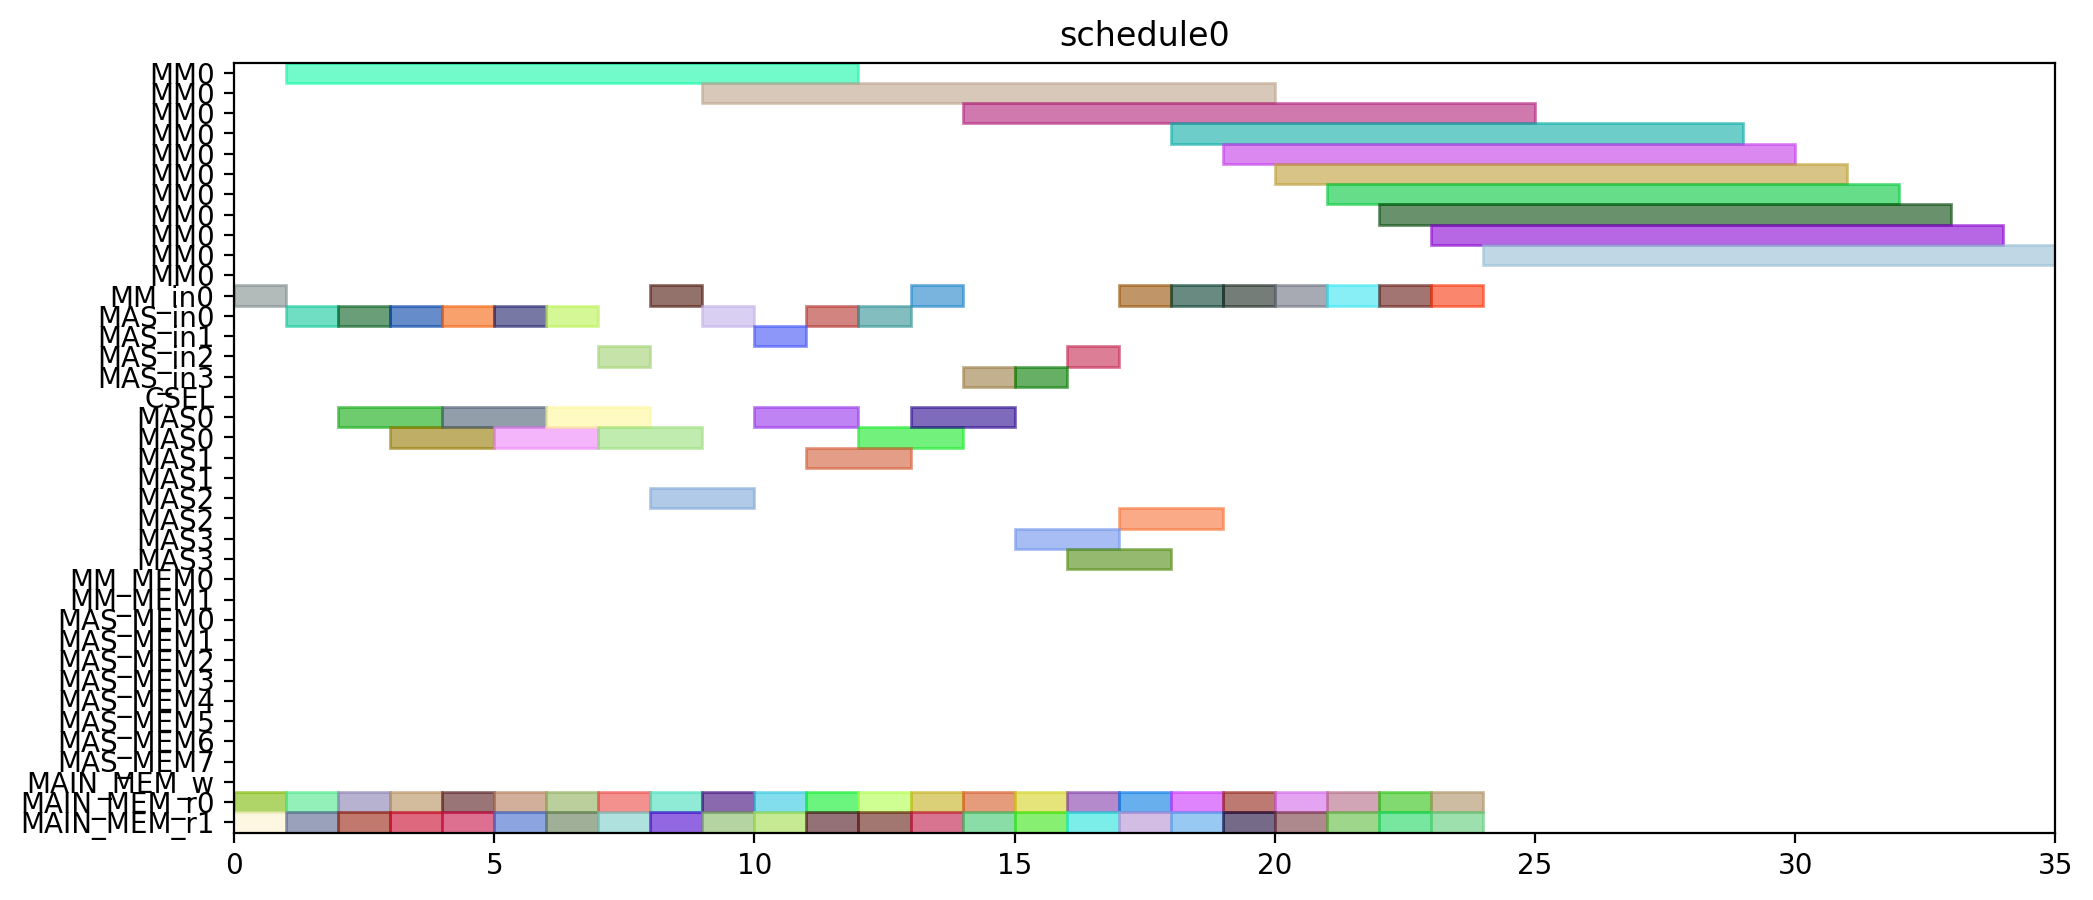

This figure's Python source:
from pyschedule import Scenario, solvers, plotters, alt


def solve():
	horizon = 120
	S = Scenario("schedule0", horizon=horizon)

	# resource
	MM = S.Resources('MM', num=1, size=11)
	MM_in = S.Resources('MM_in', num=1)
	MAS_in = S.Resources('MAS_in', num=4)
	CSEL = S.Resource('CSEL')
	MAS = S.Resources('MAS', num=4, size=2, periods=range(1, horizon))
	MM_MEM = S.Resources('MM_MEM', num=2)
	MAS_MEM = S.Resources('MAS_MEM', num=8)
	MAIN_MEM_w = S.Resource('MAIN_MEM_w', size=1)
	MAIN_MEM_r = S.Resources('MAIN_MEM_r', num=2)

	# result of previous scheduling

	# new tasks
	t0_t0 = S.Task('t0_t0', length=2, delay_cost=1)
	t0_t0 += alt(MAS)
	t0_t0_in = S.Task('t0_t0_in', length=1, delay_cost=1)
	t0_t0_in += alt(MAS_in)
	S += t0_t0_in*MAS_in[0]<=t0_t0*MAS[0]

	S += t0_t0_in*MAS_in[1]<=t0_t0*MAS[1]

	S += t0_t0_in*MAS_in[2]<=t0_t0*MAS[2]

	S += t0_t0_in*MAS_in[3]<=t0_t0*MAS[3]

	t0_t0_mem0 = S.Task('t0_t0_mem0', length=1, delay_cost=1)
	t0_t0_mem0 += MAIN_MEM_r[0]
	S += t0_t0_mem0 <= t0_t0

	t0_t0_mem1 = S.Task('t0_t0_mem1', length=1, delay_cost=1)
	t0_t0_mem1 += MAIN_MEM_r[1]
	S += t0_t0_mem1 <= t0_t0

	t0_t1 = S.Task('t0_t1', length=2, delay_cost=1)
	t0_t1 += alt(MAS)
	t0_t1_in = S.Task('t0_t1_in', length=1, delay_cost=1)
	t0_t1_in += alt(MAS_in)
	S += t0_t1_in*MAS_in[0]<=t0_t1*MAS[0]

	S += t0_t1_in*MAS_in[1]<=t0_t1*MAS[1]

	S += t0_t1_in*MAS_in[2]<=t0_t1*MAS[2]

	S += t0_t1_in*MAS_in[3]<=t0_t1*MAS[3]

	t0_t1_mem0 = S.Task('t0_t1_mem0', length=1, delay_cost=1)
	t0_t1_mem0 += MAIN_MEM_r[0]
	S += t0_t1_mem0 <= t0_t1

	t0_t1_mem1 = S.Task('t0_t1_mem1', length=1, delay_cost=1)
	t0_t1_mem1 += MAIN_MEM_r[1]
	S += t0_t1_mem1 <= t0_t1

	t0_t3 = S.Task('t0_t3', length=11, delay_cost=1)
	t0_t3 += alt(MM)
	t0_t3_in = S.Task('t0_t3_in', length=1, delay_cost=1)
	t0_t3_in += alt(MM_in)
	S += t0_t3_in*MM_in[0]<=t0_t3*MM[0]
	t0_t3_mem0 = S.Task('t0_t3_mem0', length=1, delay_cost=1)
	t0_t3_mem0 += MAIN_MEM_r[0]
	S += t0_t3_mem0 <= t0_t3

	t0_t3_mem1 = S.Task('t0_t3_mem1', length=1, delay_cost=1)
	t0_t3_mem1 += MAIN_MEM_r[1]
	S += t0_t3_mem1 <= t0_t3

	t10 = S.Task('t10', length=2, delay_cost=1)
	t10 += alt(MAS)
	t10_in = S.Task('t10_in', length=1, delay_cost=1)
	t10_in += alt(MAS_in)
	S += t10_in*MAS_in[0]<=t10*MAS[0]

	S += t10_in*MAS_in[1]<=t10*MAS[1]

	S += t10_in*MAS_in[2]<=t10*MAS[2]

	S += t10_in*MAS_in[3]<=t10*MAS[3]

	t10_mem0 = S.Task('t10_mem0', length=1, delay_cost=1)
	t10_mem0 += MAIN_MEM_r[0]
	S += t10_mem0 <= t10

	t10_mem1 = S.Task('t10_mem1', length=1, delay_cost=1)
	t10_mem1 += MAIN_MEM_r[1]
	S += t10_mem1 <= t10

	t11 = S.Task('t11', length=2, delay_cost=1)
	t11 += alt(MAS)
	t11_in = S.Task('t11_in', length=1, delay_cost=1)
	t11_in += alt(MAS_in)
	S += t11_in*MAS_in[0]<=t11*MAS[0]

	S += t11_in*MAS_in[1]<=t11*MAS[1]

	S += t11_in*MAS_in[2]<=t11*MAS[2]

	S += t11_in*MAS_in[3]<=t11*MAS[3]

	t11_mem0 = S.Task('t11_mem0', length=1, delay_cost=1)
	t11_mem0 += MAIN_MEM_r[0]
	S += t11_mem0 <= t11

	t11_mem1 = S.Task('t11_mem1', length=1, delay_cost=1)
	t11_mem1 += MAIN_MEM_r[1]
	S += t11_mem1 <= t11

	t3_t0 = S.Task('t3_t0', length=11, delay_cost=1)
	t3_t0 += alt(MM)
	t3_t0_in = S.Task('t3_t0_in', length=1, delay_cost=1)
	t3_t0_in += alt(MM_in)
	S += t3_t0_in*MM_in[0]<=t3_t0*MM[0]
	t3_t0_mem0 = S.Task('t3_t0_mem0', length=1, delay_cost=1)
	t3_t0_mem0 += MAIN_MEM_r[0]
	S += t3_t0_mem0 <= t3_t0

	t3_t0_mem1 = S.Task('t3_t0_mem1', length=1, delay_cost=1)
	t3_t0_mem1 += MAIN_MEM_r[1]
	S += t3_t0_mem1 <= t3_t0

	t3_t1 = S.Task('t3_t1', length=11, delay_cost=1)
	t3_t1 += alt(MM)
	t3_t1_in = S.Task('t3_t1_in', length=1, delay_cost=1)
	t3_t1_in += alt(MM_in)
	S += t3_t1_in*MM_in[0]<=t3_t1*MM[0]
	t3_t1_mem0 = S.Task('t3_t1_mem0', length=1, delay_cost=1)
	t3_t1_mem0 += MAIN_MEM_r[0]
	S += t3_t1_mem0 <= t3_t1

	t3_t1_mem1 = S.Task('t3_t1_mem1', length=1, delay_cost=1)
	t3_t1_mem1 += MAIN_MEM_r[1]
	S += t3_t1_mem1 <= t3_t1

	t3_t2 = S.Task('t3_t2', length=2, delay_cost=1)
	t3_t2 += alt(MAS)
	t3_t2_in = S.Task('t3_t2_in', length=1, delay_cost=1)
	t3_t2_in += alt(MAS_in)
	S += t3_t2_in*MAS_in[0]<=t3_t2*MAS[0]

	S += t3_t2_in*MAS_in[1]<=t3_t2*MAS[1]

	S += t3_t2_in*MAS_in[2]<=t3_t2*MAS[2]

	S += t3_t2_in*MAS_in[3]<=t3_t2*MAS[3]

	t3_t2_mem0 = S.Task('t3_t2_mem0', length=1, delay_cost=1)
	t3_t2_mem0 += MAIN_MEM_r[0]
	S += t3_t2_mem0 <= t3_t2

	t3_t2_mem1 = S.Task('t3_t2_mem1', length=1, delay_cost=1)
	t3_t2_mem1 += MAIN_MEM_r[1]
	S += t3_t2_mem1 <= t3_t2

	t3_t3 = S.Task('t3_t3', length=2, delay_cost=1)
	t3_t3 += alt(MAS)
	t3_t3_in = S.Task('t3_t3_in', length=1, delay_cost=1)
	t3_t3_in += alt(MAS_in)
	S += t3_t3_in*MAS_in[0]<=t3_t3*MAS[0]

	S += t3_t3_in*MAS_in[1]<=t3_t3*MAS[1]

	S += t3_t3_in*MAS_in[2]<=t3_t3*MAS[2]

	S += t3_t3_in*MAS_in[3]<=t3_t3*MAS[3]

	t3_t3_mem0 = S.Task('t3_t3_mem0', length=1, delay_cost=1)
	t3_t3_mem0 += MAIN_MEM_r[0]
	S += t3_t3_mem0 <= t3_t3

	t3_t3_mem1 = S.Task('t3_t3_mem1', length=1, delay_cost=1)
	t3_t3_mem1 += MAIN_MEM_r[1]
	S += t3_t3_mem1 <= t3_t3

	t4_t0 = S.Task('t4_t0', length=2, delay_cost=1)
	t4_t0 += alt(MAS)
	t4_t0_in = S.Task('t4_t0_in', length=1, delay_cost=1)
	t4_t0_in += alt(MAS_in)
	S += t4_t0_in*MAS_in[0]<=t4_t0*MAS[0]

	S += t4_t0_in*MAS_in[1]<=t4_t0*MAS[1]

	S += t4_t0_in*MAS_in[2]<=t4_t0*MAS[2]

	S += t4_t0_in*MAS_in[3]<=t4_t0*MAS[3]

	t4_t0_mem0 = S.Task('t4_t0_mem0', length=1, delay_cost=1)
	t4_t0_mem0 += MAIN_MEM_r[0]
	S += t4_t0_mem0 <= t4_t0

	t4_t0_mem1 = S.Task('t4_t0_mem1', length=1, delay_cost=1)
	t4_t0_mem1 += MAIN_MEM_r[1]
	S += t4_t0_mem1 <= t4_t0

	t4_t1 = S.Task('t4_t1', length=2, delay_cost=1)
	t4_t1 += alt(MAS)
	t4_t1_in = S.Task('t4_t1_in', length=1, delay_cost=1)
	t4_t1_in += alt(MAS_in)
	S += t4_t1_in*MAS_in[0]<=t4_t1*MAS[0]

	S += t4_t1_in*MAS_in[1]<=t4_t1*MAS[1]

	S += t4_t1_in*MAS_in[2]<=t4_t1*MAS[2]

	S += t4_t1_in*MAS_in[3]<=t4_t1*MAS[3]

	t4_t1_mem0 = S.Task('t4_t1_mem0', length=1, delay_cost=1)
	t4_t1_mem0 += MAIN_MEM_r[0]
	S += t4_t1_mem0 <= t4_t1

	t4_t1_mem1 = S.Task('t4_t1_mem1', length=1, delay_cost=1)
	t4_t1_mem1 += MAIN_MEM_r[1]
	S += t4_t1_mem1 <= t4_t1

	t4_t3 = S.Task('t4_t3', length=11, delay_cost=1)
	t4_t3 += alt(MM)
	t4_t3_in = S.Task('t4_t3_in', length=1, delay_cost=1)
	t4_t3_in += alt(MM_in)
	S += t4_t3_in*MM_in[0]<=t4_t3*MM[0]
	t4_t3_mem0 = S.Task('t4_t3_mem0', length=1, delay_cost=1)
	t4_t3_mem0 += MAIN_MEM_r[0]
	S += t4_t3_mem0 <= t4_t3

	t4_t3_mem1 = S.Task('t4_t3_mem1', length=1, delay_cost=1)
	t4_t3_mem1 += MAIN_MEM_r[1]
	S += t4_t3_mem1 <= t4_t3

	t5_t0 = S.Task('t5_t0', length=11, delay_cost=1)
	t5_t0 += alt(MM)
	t5_t0_in = S.Task('t5_t0_in', length=1, delay_cost=1)
	t5_t0_in += alt(MM_in)
	S += t5_t0_in*MM_in[0]<=t5_t0*MM[0]
	t5_t0_mem0 = S.Task('t5_t0_mem0', length=1, delay_cost=1)
	t5_t0_mem0 += MAIN_MEM_r[0]
	S += t5_t0_mem0 <= t5_t0

	t5_t0_mem1 = S.Task('t5_t0_mem1', length=1, delay_cost=1)
	t5_t0_mem1 += MAIN_MEM_r[1]
	S += t5_t0_mem1 <= t5_t0

	t5_t1 = S.Task('t5_t1', length=11, delay_cost=1)
	t5_t1 += alt(MM)
	t5_t1_in = S.Task('t5_t1_in', length=1, delay_cost=1)
	t5_t1_in += alt(MM_in)
	S += t5_t1_in*MM_in[0]<=t5_t1*MM[0]
	t5_t1_mem0 = S.Task('t5_t1_mem0', length=1, delay_cost=1)
	t5_t1_mem0 += MAIN_MEM_r[0]
	S += t5_t1_mem0 <= t5_t1

	t5_t1_mem1 = S.Task('t5_t1_mem1', length=1, delay_cost=1)
	t5_t1_mem1 += MAIN_MEM_r[1]
	S += t5_t1_mem1 <= t5_t1

	t5_t2 = S.Task('t5_t2', length=2, delay_cost=1)
	t5_t2 += alt(MAS)
	t5_t2_in = S.Task('t5_t2_in', length=1, delay_cost=1)
	t5_t2_in += alt(MAS_in)
	S += t5_t2_in*MAS_in[0]<=t5_t2*MAS[0]

	S += t5_t2_in*MAS_in[1]<=t5_t2*MAS[1]

	S += t5_t2_in*MAS_in[2]<=t5_t2*MAS[2]

	S += t5_t2_in*MAS_in[3]<=t5_t2*MAS[3]

	t5_t2_mem0 = S.Task('t5_t2_mem0', length=1, delay_cost=1)
	t5_t2_mem0 += MAIN_MEM_r[0]
	S += t5_t2_mem0 <= t5_t2

	t5_t2_mem1 = S.Task('t5_t2_mem1', length=1, delay_cost=1)
	t5_t2_mem1 += MAIN_MEM_r[1]
	S += t5_t2_mem1 <= t5_t2

	t5_t3 = S.Task('t5_t3', length=2, delay_cost=1)
	t5_t3 += alt(MAS)
	t5_t3_in = S.Task('t5_t3_in', length=1, delay_cost=1)
	t5_t3_in += alt(MAS_in)
	S += t5_t3_in*MAS_in[0]<=t5_t3*MAS[0]

	S += t5_t3_in*MAS_in[1]<=t5_t3*MAS[1]

	S += t5_t3_in*MAS_in[2]<=t5_t3*MAS[2]

	S += t5_t3_in*MAS_in[3]<=t5_t3*MAS[3]

	t5_t3_mem0 = S.Task('t5_t3_mem0', length=1, delay_cost=1)
	t5_t3_mem0 += MAIN_MEM_r[0]
	S += t5_t3_mem0 <= t5_t3

	t5_t3_mem1 = S.Task('t5_t3_mem1', length=1, delay_cost=1)
	t5_t3_mem1 += MAIN_MEM_r[1]
	S += t5_t3_mem1 <= t5_t3

	t6_t0 = S.Task('t6_t0', length=11, delay_cost=1)
	t6_t0 += alt(MM)
	t6_t0_in = S.Task('t6_t0_in', length=1, delay_cost=1)
	t6_t0_in += alt(MM_in)
	S += t6_t0_in*MM_in[0]<=t6_t0*MM[0]
	t6_t0_mem0 = S.Task('t6_t0_mem0', length=1, delay_cost=1)
	t6_t0_mem0 += MAIN_MEM_r[0]
	S += t6_t0_mem0 <= t6_t0

	t6_t0_mem1 = S.Task('t6_t0_mem1', length=1, delay_cost=1)
	t6_t0_mem1 += MAIN_MEM_r[1]
	S += t6_t0_mem1 <= t6_t0

	t6_t1 = S.Task('t6_t1', length=11, delay_cost=1)
	t6_t1 += alt(MM)
	t6_t1_in = S.Task('t6_t1_in', length=1, delay_cost=1)
	t6_t1_in += alt(MM_in)
	S += t6_t1_in*MM_in[0]<=t6_t1*MM[0]
	t6_t1_mem0 = S.Task('t6_t1_mem0', length=1, delay_cost=1)
	t6_t1_mem0 += MAIN_MEM_r[0]
	S += t6_t1_mem0 <= t6_t1

	t6_t1_mem1 = S.Task('t6_t1_mem1', length=1, delay_cost=1)
	t6_t1_mem1 += MAIN_MEM_r[1]
	S += t6_t1_mem1 <= t6_t1

	t6_t2 = S.Task('t6_t2', length=2, delay_cost=1)
	t6_t2 += alt(MAS)
	t6_t2_in = S.Task('t6_t2_in', length=1, delay_cost=1)
	t6_t2_in += alt(MAS_in)
	S += t6_t2_in*MAS_in[0]<=t6_t2*MAS[0]

	S += t6_t2_in*MAS_in[1]<=t6_t2*MAS[1]

	S += t6_t2_in*MAS_in[2]<=t6_t2*MAS[2]

	S += t6_t2_in*MAS_in[3]<=t6_t2*MAS[3]

	t6_t2_mem0 = S.Task('t6_t2_mem0', length=1, delay_cost=1)
	t6_t2_mem0 += MAIN_MEM_r[0]
	S += t6_t2_mem0 <= t6_t2

	t6_t2_mem1 = S.Task('t6_t2_mem1', length=1, delay_cost=1)
	t6_t2_mem1 += MAIN_MEM_r[1]
	S += t6_t2_mem1 <= t6_t2

	t6_t3 = S.Task('t6_t3', length=2, delay_cost=1)
	t6_t3 += alt(MAS)
	t6_t3_in = S.Task('t6_t3_in', length=1, delay_cost=1)
	t6_t3_in += alt(MAS_in)
	S += t6_t3_in*MAS_in[0]<=t6_t3*MAS[0]

	S += t6_t3_in*MAS_in[1]<=t6_t3*MAS[1]

	S += t6_t3_in*MAS_in[2]<=t6_t3*MAS[2]

	S += t6_t3_in*MAS_in[3]<=t6_t3*MAS[3]

	t6_t3_mem0 = S.Task('t6_t3_mem0', length=1, delay_cost=1)
	t6_t3_mem0 += MAIN_MEM_r[0]
	S += t6_t3_mem0 <= t6_t3

	t6_t3_mem1 = S.Task('t6_t3_mem1', length=1, delay_cost=1)
	t6_t3_mem1 += MAIN_MEM_r[1]
	S += t6_t3_mem1 <= t6_t3

	t7_t0 = S.Task('t7_t0', length=11, delay_cost=1)
	t7_t0 += alt(MM)
	t7_t0_in = S.Task('t7_t0_in', length=1, delay_cost=1)
	t7_t0_in += alt(MM_in)
	S += t7_t0_in*MM_in[0]<=t7_t0*MM[0]
	t7_t0_mem0 = S.Task('t7_t0_mem0', length=1, delay_cost=1)
	t7_t0_mem0 += MAIN_MEM_r[0]
	S += t7_t0_mem0 <= t7_t0

	t7_t0_mem1 = S.Task('t7_t0_mem1', length=1, delay_cost=1)
	t7_t0_mem1 += MAIN_MEM_r[1]
	S += t7_t0_mem1 <= t7_t0

	t7_t1 = S.Task('t7_t1', length=11, delay_cost=1)
	t7_t1 += alt(MM)
	t7_t1_in = S.Task('t7_t1_in', length=1, delay_cost=1)
	t7_t1_in += alt(MM_in)
	S += t7_t1_in*MM_in[0]<=t7_t1*MM[0]
	t7_t1_mem0 = S.Task('t7_t1_mem0', length=1, delay_cost=1)
	t7_t1_mem0 += MAIN_MEM_r[0]
	S += t7_t1_mem0 <= t7_t1

	t7_t1_mem1 = S.Task('t7_t1_mem1', length=1, delay_cost=1)
	t7_t1_mem1 += MAIN_MEM_r[1]
	S += t7_t1_mem1 <= t7_t1

	t7_t2 = S.Task('t7_t2', length=2, delay_cost=1)
	t7_t2 += alt(MAS)
	t7_t2_in = S.Task('t7_t2_in', length=1, delay_cost=1)
	t7_t2_in += alt(MAS_in)
	S += t7_t2_in*MAS_in[0]<=t7_t2*MAS[0]

	S += t7_t2_in*MAS_in[1]<=t7_t2*MAS[1]

	S += t7_t2_in*MAS_in[2]<=t7_t2*MAS[2]

	S += t7_t2_in*MAS_in[3]<=t7_t2*MAS[3]

	t7_t2_mem0 = S.Task('t7_t2_mem0', length=1, delay_cost=1)
	t7_t2_mem0 += MAIN_MEM_r[0]
	S += t7_t2_mem0 <= t7_t2

	t7_t2_mem1 = S.Task('t7_t2_mem1', length=1, delay_cost=1)
	t7_t2_mem1 += MAIN_MEM_r[1]
	S += t7_t2_mem1 <= t7_t2

	t7_t3 = S.Task('t7_t3', length=2, delay_cost=1)
	t7_t3 += alt(MAS)
	t7_t3_in = S.Task('t7_t3_in', length=1, delay_cost=1)
	t7_t3_in += alt(MAS_in)
	S += t7_t3_in*MAS_in[0]<=t7_t3*MAS[0]

	S += t7_t3_in*MAS_in[1]<=t7_t3*MAS[1]

	S += t7_t3_in*MAS_in[2]<=t7_t3*MAS[2]

	S += t7_t3_in*MAS_in[3]<=t7_t3*MAS[3]

	t7_t3_mem0 = S.Task('t7_t3_mem0', length=1, delay_cost=1)
	t7_t3_mem0 += MAIN_MEM_r[0]
	S += t7_t3_mem0 <= t7_t3

	t7_t3_mem1 = S.Task('t7_t3_mem1', length=1, delay_cost=1)
	t7_t3_mem1 += MAIN_MEM_r[1]
	S += t7_t3_mem1 <= t7_t3

	solvers.mip.solve(S,msg=1,kind='CPLEX',ratio_gap=1.01)

	solution = [['hoge']*len(S.solution()[1]) for i in range(len(S.solution()))]
	for i in range(len(S.solution())):
		for j in range(len(S.solution()[i])):
			solution[i][j]=str(S.solution()[i][j])
	print(solution)

	cycles = int(solution[-1][3])

	pic_file_name = "/home/mfukuda/ABE/multiRAM_multiMAS_16mux/scheduling_result/stage11MM1_stage2MAS4/SQR012345/schedule0.png"
	if(S.solution() != []):
		plotters.matplotlib.plot(S,img_filename=pic_file_name, show_task_labels=False, fig_size=(cycles*0.25+3, 5))

	return solution
